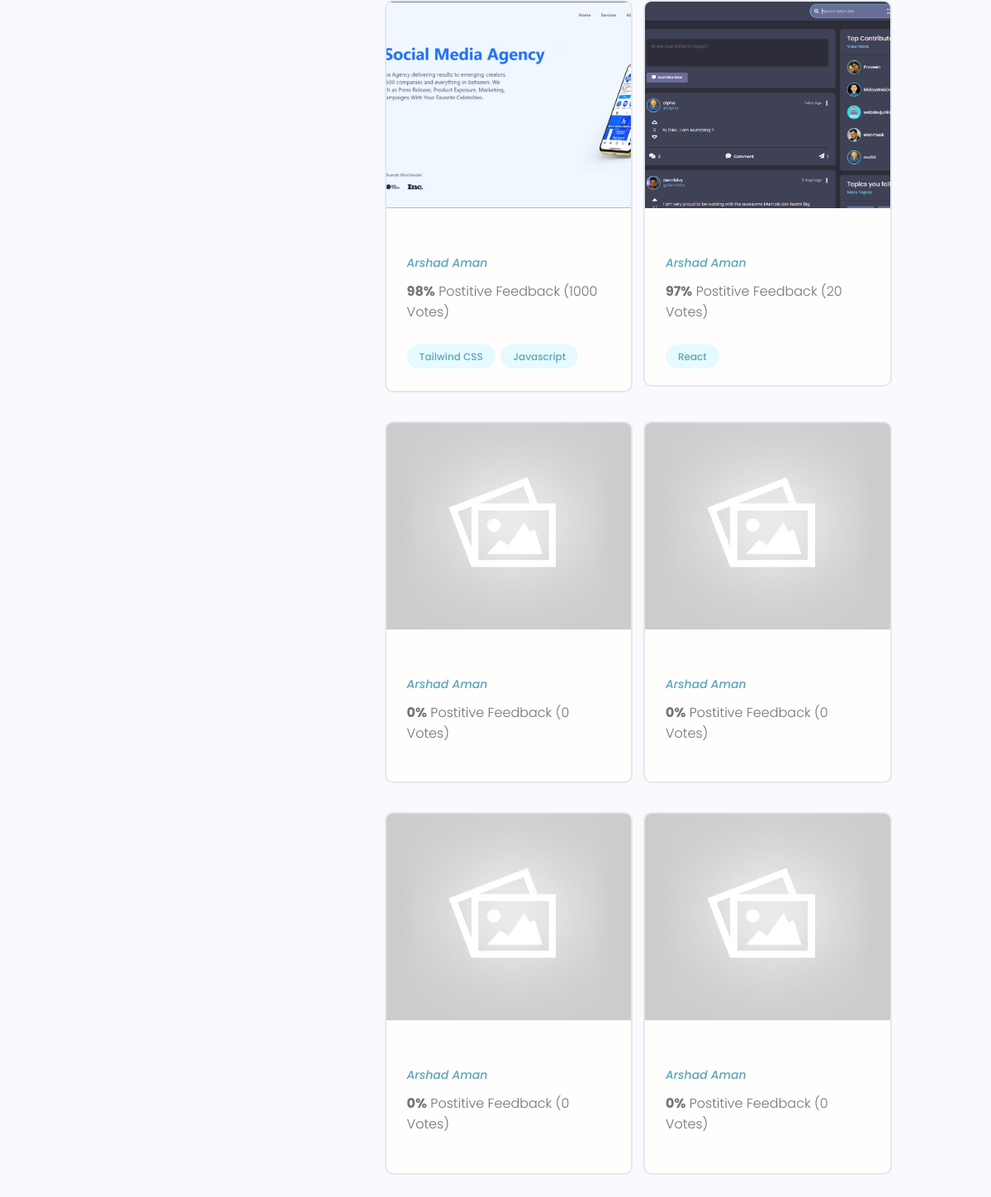
The page /profile/0b770e77-1b15-45cb-b26f-4d4ea15bd9b5/ (lower part) on the database as committed earlier.
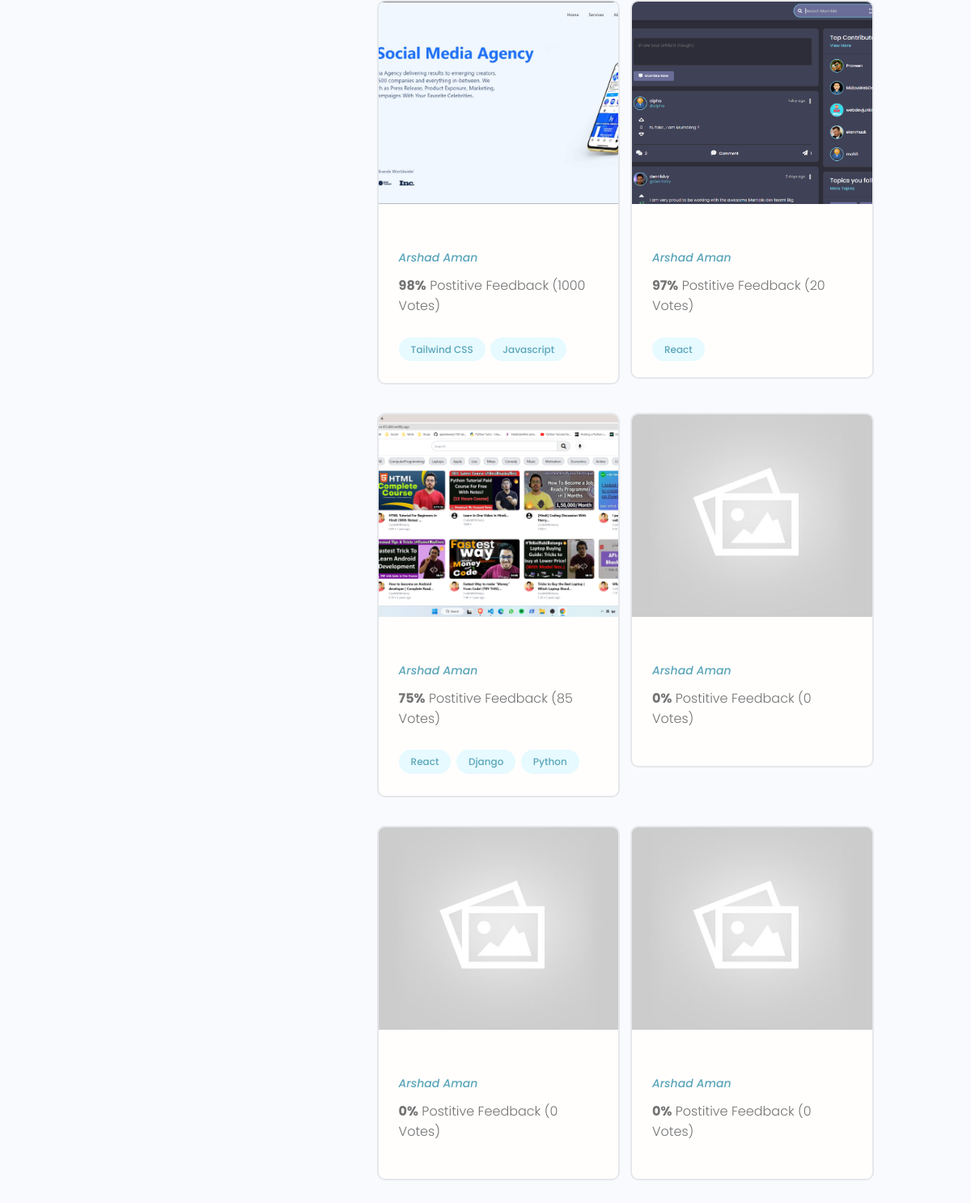
The same page on the database as committed later.
### projects/models.py (models this page shows, shortened)
class Project(models.Model):
    owner = models.ForeignKey(Profile, null=True, blank=True, on_delete=models.CASCADE)
    title = models.CharField(max_length=200)
    desc = models.TextField(null= True, blank=True)
    featured_image = models.ImageField(null=True, blank = True, default = "default.jpg")
    demo_link = models.CharField(max_length=2000, blank=True, null=True)
    source_link = models.CharField(max_length=2000, blank=True, null=True)
    tags = models.ManyToManyField('Tag', blank=True)
    vote_total = models.IntegerField(default=0, null=True, blank=True)
    vote_ratio = models.IntegerField(default=0, null=True, blank=True)
    created = models.DateTimeField(auto_now_add=True)
    id = models.UUIDField(default=uuid.uuid4, unique=True, primary_key=True, editable=False)
    class Meta:
        ordering = ['-vote_ratio', '-vote_total', 'title']

class Tag(models.Model):
    name = models.CharField(max_length=200)
    created = models.DateTimeField(auto_now_add=True)
    id = models.UUIDField(default=uuid.uuid4, unique=True, primary_key=True, editable=False)
    def __str__(self) -> str:
        return self.name

### users/models.py (models this page shows, shortened)
class Profile(models.Model):
    user = models.OneToOneField(User, on_delete=models.CASCADE, null=True, blank=True)
    name = models.CharField(max_length=200, blank=True, null=True)
    username = models.CharField(max_length=200, blank=True, null=True, unique=True)
    location = models.CharField(max_length=200, blank=True, null=True)
    email = models.EmailField(max_length=500, blank=True, null=True)
    short_intro = models.CharField(max_length=200, blank=True, null=True)
    bio = models.TextField(blank=True, null=True)
    profile_image = models.ImageField(blank=True, null=True, upload_to = 'profiles/', default= 'profiles/user-default.png')
    social_github = models.CharField(max_length=200, blank=True, null=True)
    social_twitter = models.CharField(max_length=200, blank=True, null=True)
    social_instagram = models.CharField(max_length=200, blank=True, null=True)
    social_website = models.CharField(max_length=200, blank=True, null=True)
    social_linkedin = models.CharField(max_length=200, blank=True, null=True)
    id = models.UUIDField(default=uuid.uuid4, unique=True, primary_key=True, editable=False)
    created = models.DateTimeField(auto_now_add=True)

### users/views.py (the view)
# urls.py: path('profile/<str:pk>/', views.userProfile, name='user-profile'),
def userProfile(request, pk):
    profile = Profile.objects.get(id = pk)
    if request.user.is_authenticated:
        if request.user.profile == profile:
            return userAccount(request)
    topSkills = profile.skill_set.exclude(description__exact ="")
    otherSkills = profile.skill_set.filter(description__exact ="")
    context = {'profile': profile, 'topSK': topSkills, 'otherSk': otherSkills}
    return render(request, 'users/user-profile.html', context)

### users/models.py (called while the page is built)
    def __str__(self) -> str:
        return str(self.name)

### users/templates/users/user-profile.html (shortened to what this page needs)
{% extends 'main.html' %} {% block content %}
<main class="profile my-md">
  <div class="container">
    <div class="layout">
      <div class="column column--1of3">
      </div>
      <div class="column column--2of3">
         <div class="devInfo">
        <div class="devInfo">
          <div class="grid grid--two">
          {% for project in profile.project_set.all %}
            <div class="column">
              <div class="card project">
                <a href="{% url 'project' project.id %}" class="project">
                  <img
                    class="project__thumbnail"
                    src="{{project.featured_image.url}}"
                    alt="project thumbnail"
                  />
                  <div class="card__body">
                    <p>
                      <a class="project__author" href="{% url 'user-profile' project.owner.id %}"
                        >{{project.owner.name}}</a
                      >
                    </p>
                    <p class="project--rating">
                      <span style="font-weight: bold">{{project.vote_ratio}}%</span> Postitive
                      Feedback ({{project.vote_total}} Vote{{project.vote_total|pluralize:"s"}})
                    </p>
                    <div class="project__tags">
                    {% for tags in project.tags.all %}
                      <span class="tag tag--pill tag--main">
                        <small>{{tags}}</small>
                      </span>
                    {% endfor %}
                    </div>
                  </div>
                </a>
              </div>
            </div>
            {% endfor %}
          </div>
        </div>
      </div>
    </div>
  </div>
</main>
{% endblock content %}

Rows that differ between the two databases and show on the page:
changed Project (number 3 of 6 on the later page): gains Tag (name "Django"); gains Tag (name "Python"); featured_image: picture added in place of a placeholder; vote_ratio "0" → "75"; vote_total "0" → "85"; gains Tag (name "React")
